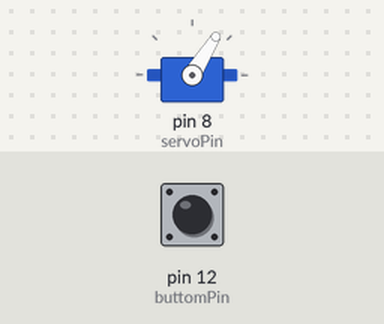
Simulated run of this sketch. Board: Arduino Uno, built with avr-gcc and run on an emulated ATmega328P. On the bench: servo. The inputs (shaded band) are chosen by the test bench; at power-on: pin 12 (buttomPin) HIGH. What the sketch prints to the serial monitor is not drawn.

Above: at 1.2 s.
1.3 s: pin 12 (buttomPin) pulled LOW for 0.15 s
At 1.81 s:
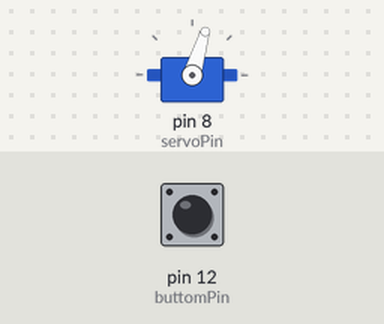
At 4.15 s:
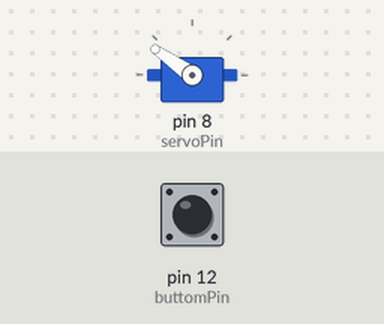
4.3 s: pin 12 (buttomPin) pulled LOW for 1 s
At 4.81 s:
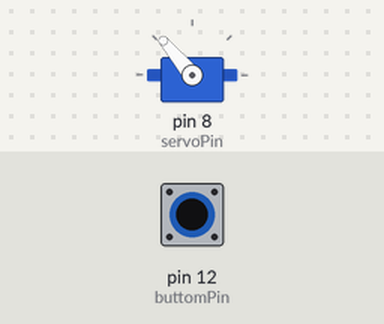
Timing chart, 0 to 8.4 s (numbered marks = the images above; inputs shaded):
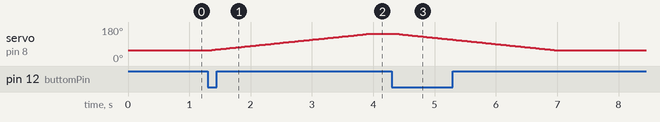

The sketch:

BaiToanMoCuaBaiDoXe.ino
```cpp
#include<Servo.h>

Servo myServo;
int servoPin = 8;
int buttomPin = 12;
//int buttomValue ;
int value = 0;     // GATE dang o trang thai dong

void setup(){
  Serial.begin(9600);
  pinMode(servoPin, OUTPUT);
  myServo.attach(servoPin);
  myServo.write(58);
  pinMode(buttomPin, INPUT);
 // buttomValue = digitalWrite(buttomPin);
}

void loop(){
  int buttomValue = digitalRead(12);
  Serial.println(buttomValue);
  buttomValue = digitalRead(buttomPin);
  if(buttomValue == 0){
   delay(30);       // nhan nut
    if(buttomValue == 0){
      value = !value;
      if(value == 1){
        for(int pos = 58; pos <= 145; pos++){
      	  myServo.write(pos);
    	    delay(30);
        }
        myServo.write(145); // giu nguyen vi tri cuoi
      }
      if(value == 0){
        for(int pos = 145; pos >= 58; pos--){
          myServo.write(pos);
          delay(30);
        }
        myServo.write(58);
      }
    }

  }
 }
```

Measured:
- after the input at 1.3 s, servo on pin 8 (servoPin): moves from 58° to 145° over 2.6 s, starting after 0.06 s
- after the input at 4.3 s, servo on pin 8 (servoPin): moves from 145° to 58° over 2.6 s, starting after 0.06 s
